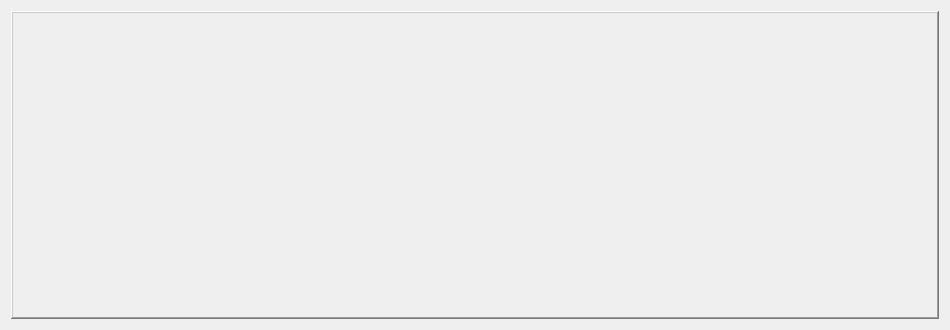
<?xml version="1.0" encoding="UTF-8"?>
<ui version="4.0">
 <class>MainWindow</class>
 <widget class="QDialog" name="MainWindow">
  <property name="geometry">
   <rect>
    <x>0</x>
    <y>0</y>
    <width>950</width>
    <height>330</height>
   </rect>
  </property>
  <property name="windowTitle">
   <string>Dialog</string>
  </property>
  <layout class="QGridLayout" name="gridLayout">
   <item row="0" column="0">
    <widget class="QFrame" name="frame">
     <property name="sizePolicy">
      <sizepolicy hsizetype="Expanding" vsizetype="Expanding">
       <horstretch>0</horstretch>
       <verstretch>0</verstretch>
      </sizepolicy>
     </property>
     <property name="minimumSize">
      <size>
       <width>240</width>
       <height>120</height>
      </size>
     </property>
     <property name="frameShape">
      <enum>QFrame::WinPanel</enum>
     </property>
     <property name="frameShadow">
      <enum>QFrame::Raised</enum>
     </property>
     <layout class="QGridLayout" name="gridLayout_3">
      <item row="0" column="0">
       <layout class="QHBoxLayout" name="mainLayout"/>
      </item>
     </layout>
    </widget>
   </item>
  </layout>
 </widget>
 <resources/>
 <connections/>
</ui>
